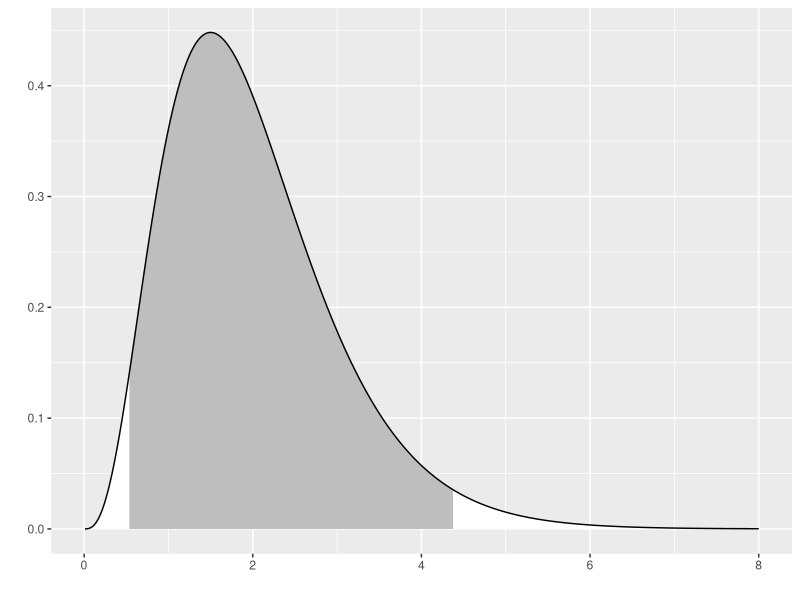
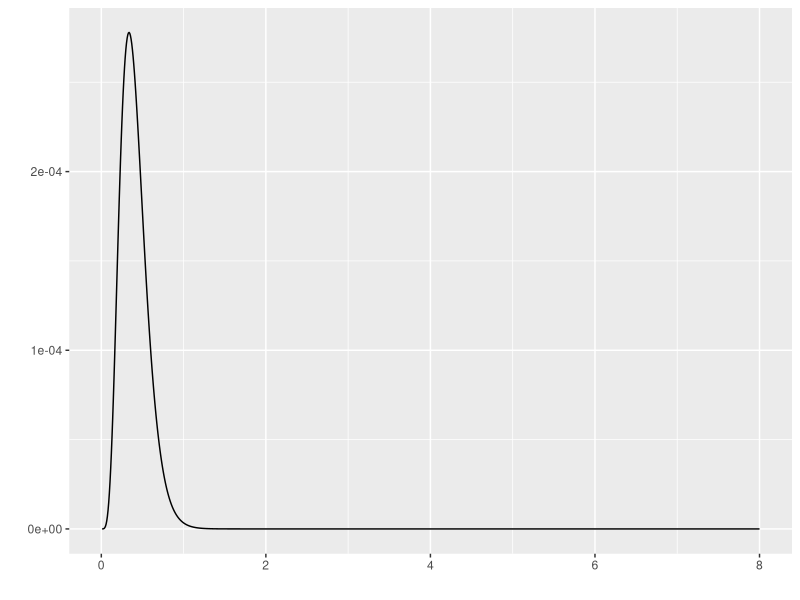
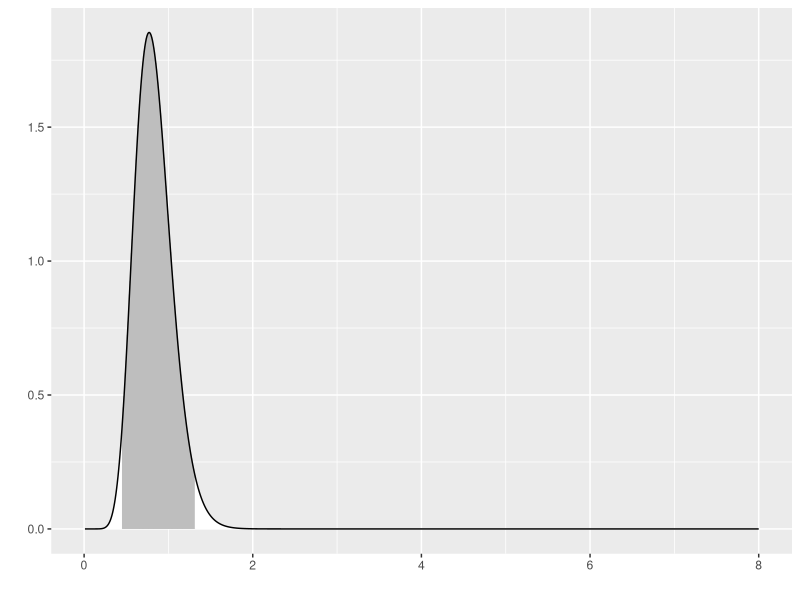
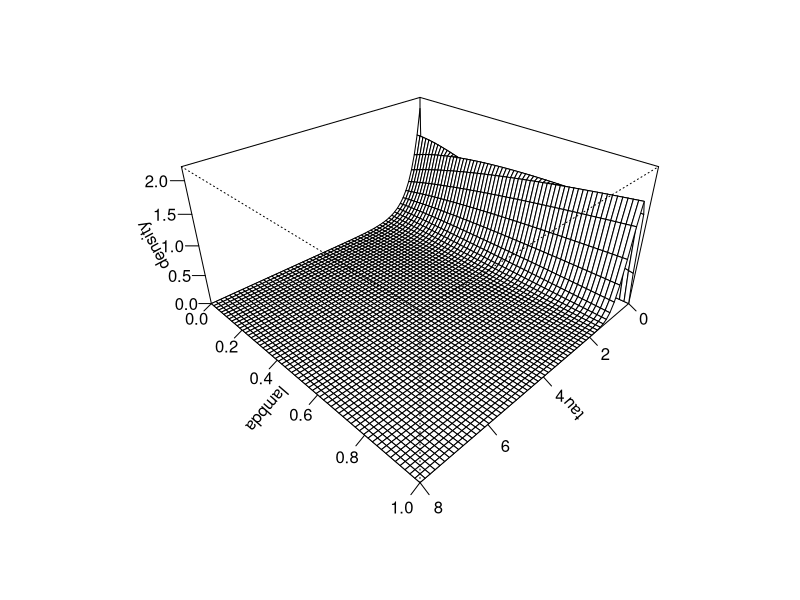

Source code (R) for these figures, in order:
## ---- chunk 1
#| label: setup
#| echo: false
#| message: false
#| warning: false

library(MASS)
library(tidyverse)
## ---- chunk 2
#| label: example

x_max <- 8

n0 <- 4
tau0 <- 0.5

alpha0 <- n0
beta0 <- n0*tau0

muF <- 2
n <- 10

x <- muF+ round(rnorm(n), 1)/tau0

ss <- sum((x-muF)^2)

alpha1 <- alpha0 + n
beta1 <- beta0 + 0.5*ss

x_grid <- seq(0.01, x_max, length=1000)

f <- function(x, mu, tau) {
  sqrt(tau/2*pi)*exp(-0.5*tau*(x-mu)^2)
}

g <- function(x, alpha, beta) {
  beta^alpha/gamma(alpha)*x^(alpha-1)*exp(-beta*x)
}

prior05 <- qgamma(0.025, alpha0, beta0) 
prior95 <- qgamma(0.975, alpha0, beta0) 

post05 <- qgamma(0.025, alpha1, beta1)  
post95 <- qgamma(0.975, alpha1, beta1) 
## ---- chunk 3
#| label: informative-prior

g_grid <- g(x_grid, alpha0, beta0)
outside <- x_grid < prior05 | x_grid > prior95
x_color <- 
  ifelse(outside, "white", "gray")
data.frame(x=x_grid, y=g_grid) %>%
  ggplot(aes(x, y)) +
    geom_segment(aes(xend=x, yend=0), color=x_color) +
    geom_line() + xlab(" ") + ylab(" ")
## ---- chunk 4
#| label: likelihood

f_grid <- rep(NA, length(x_grid))
for (i in 1:length(x_grid)) {
  f_grid[i] <- prod(f(x, muF, x_grid[i]))
}
x_color <- "white"
data.frame(x=x_grid, y=f_grid) %>%
  ggplot(aes(x, y)) + 
    geom_line() + xlab(" ") + ylab(" ")
## ---- chunk 5
#| label: posterior

h_grid <- g(x_grid, alpha1, beta1)
outside <- x_grid < post05 | x_grid > post95
x_color <- 
  ifelse(outside, "white", "gray")
data.frame(x=x_grid, y=h_grid) %>%
  ggplot(aes(x, y)) +
    geom_segment(aes(xend=x_grid, yend=0), color=x_color) +
    geom_line() + xlab(" ") + ylab(" ")
## ---- chunk 6
#| label: surface-1

lambda_grid <- seq(0, 1, length=60)
tau_grid <- seq(0, x_max, length=60)


gstar <- function(tau, lambda) {g(tau, 1+lambda*(alpha0-1), (1+lambda*(alpha0-1))*beta0)}
density <- outer(tau_grid, lambda_grid, gstar)
op <- par(bg = "white") 
z_max <- max(density, na.rm=TRUE)
persp(
  tau_grid, 
  lambda_grid, 
  density, 
  zlim=c(0, 1.1*z_max),
  xlab="tau",
  ylab="lambda",
  theta = 135, 
  phi = 30, 
  expand=0.5,
  ticktype="detailed")
